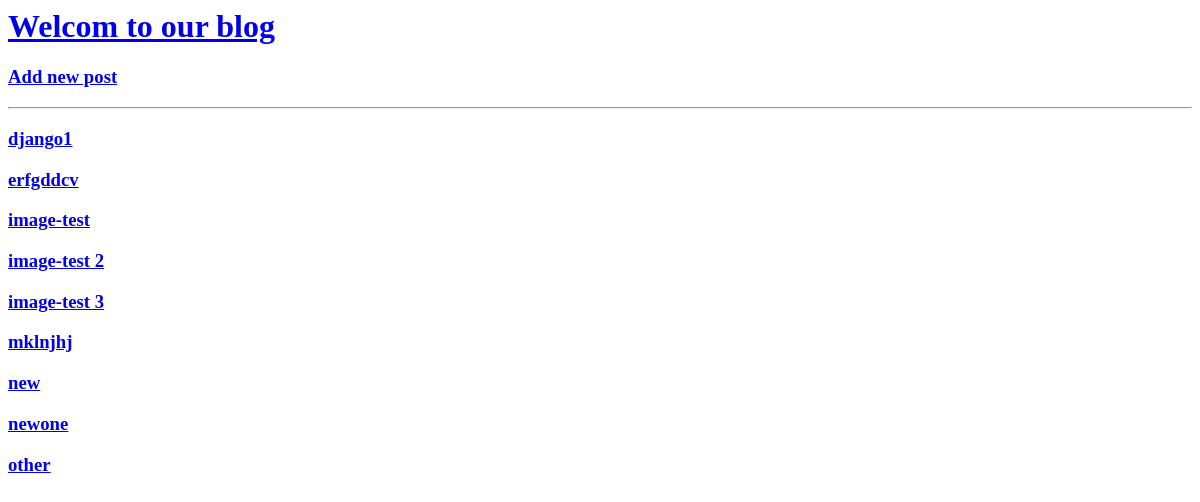
The page /blog/ on the database as committed earlier.
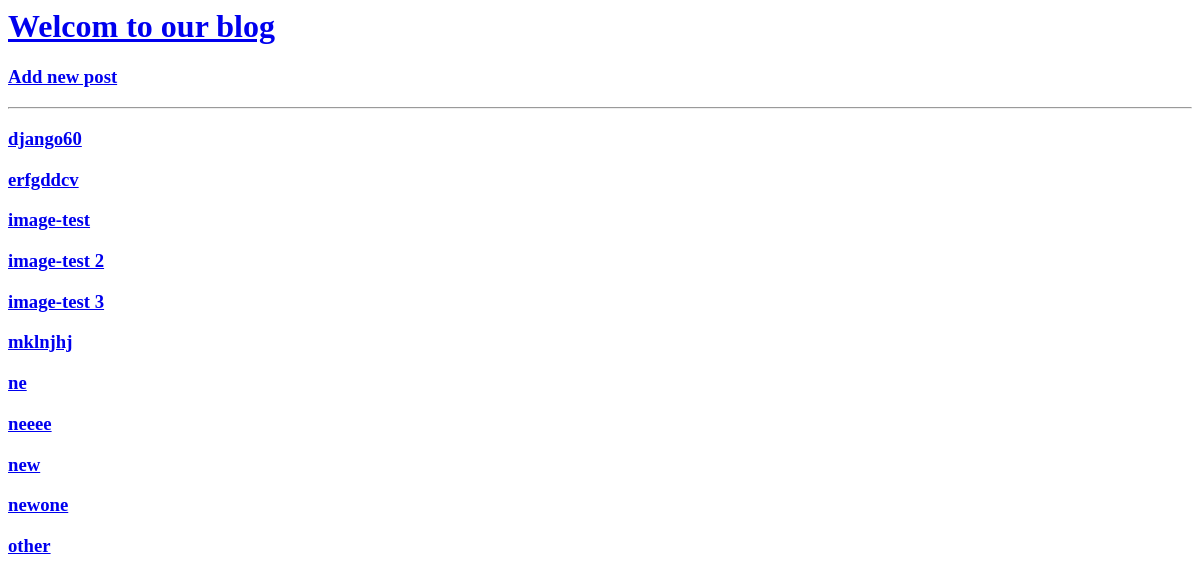
The same page on the database as committed later.
### blog/models.py (models this page shows, shortened)
class Post(models.Model): #db table
    title = models.CharField(max_length=50 , unique=True) #db colomn
    content = models.TextField(max_length=2000 , null=True , blank=True)
    created_at = models.DateTimeField(default=timezone.now)
    active = models.BooleanField(default = False)
    author_mail = models.EmailField(default='')
    typee = models.CharField(choices=post_type ,default='draft', max_length=20 )
    image = models.ImageField(upload_to = 'post/' )
    class Meta: #to customize
        verbose_name = 'Posttt'
        verbose_name_plural='postoo'
        ordering=('title',) #tuple
    def __str__(self):
        return self.title

### blog/views.py (the view)
# urls.py: path('' , all_posts , name='blog_list'),
def all_posts(request):
    all_posts =Post.objects.all()
    return render(request , 'post/all_posts.html' ,{'posts':all_posts} )

### blog/templates/post/all_posts.html
<h1><a href="{% url 'blog:blog_list' %}">Welcom to our blog</a></h1>
<h3><a href="{% url 'blog:new_post'%}">Add new post</a></h3>
<hr>
{% for x in posts %}
   <h3><a href="{% url 'blog:blog_detail' x.id %}">{{x}}</a></h3>
{% endfor %}

Rows that differ between the two databases and show on the page:
changed Post: title "django1" → "django60"
added Post: title "ne"
added Post: title "neeee"
